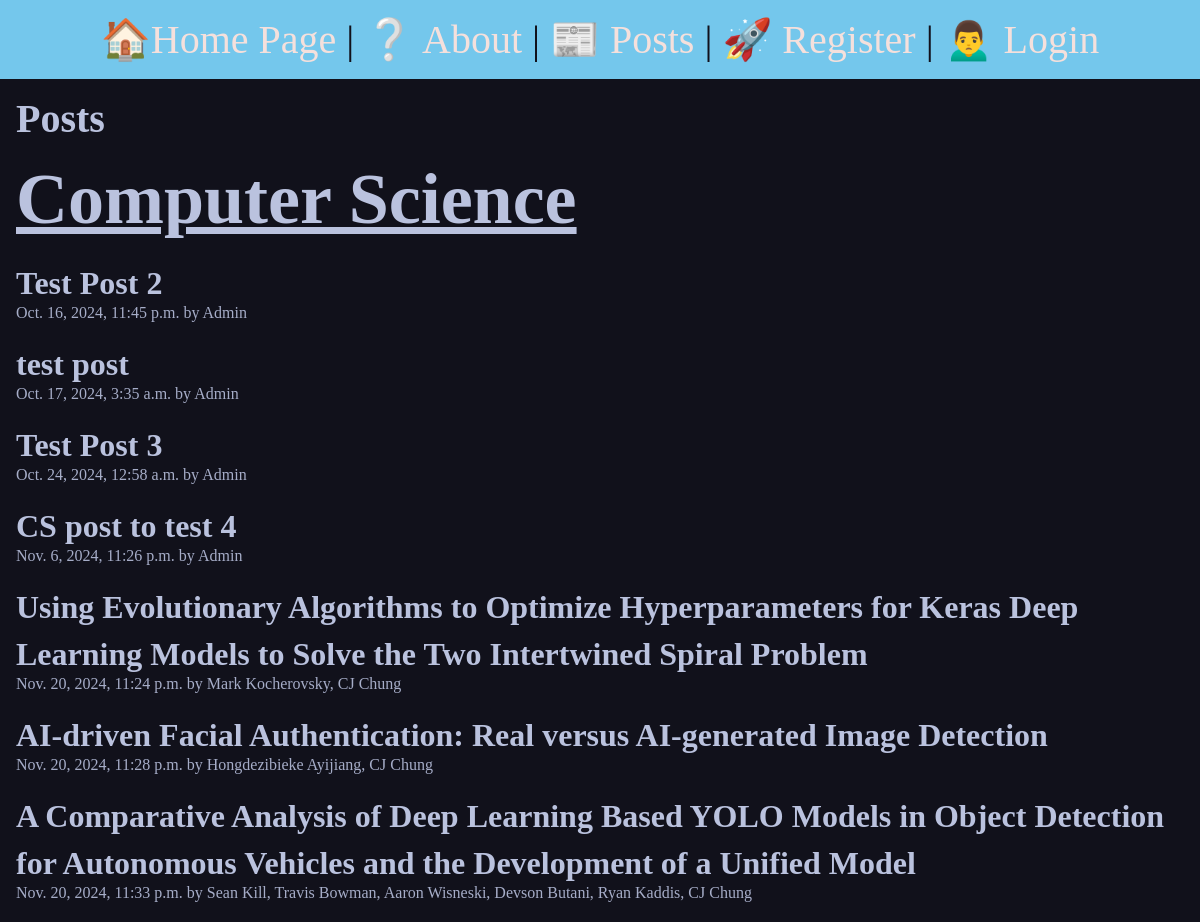
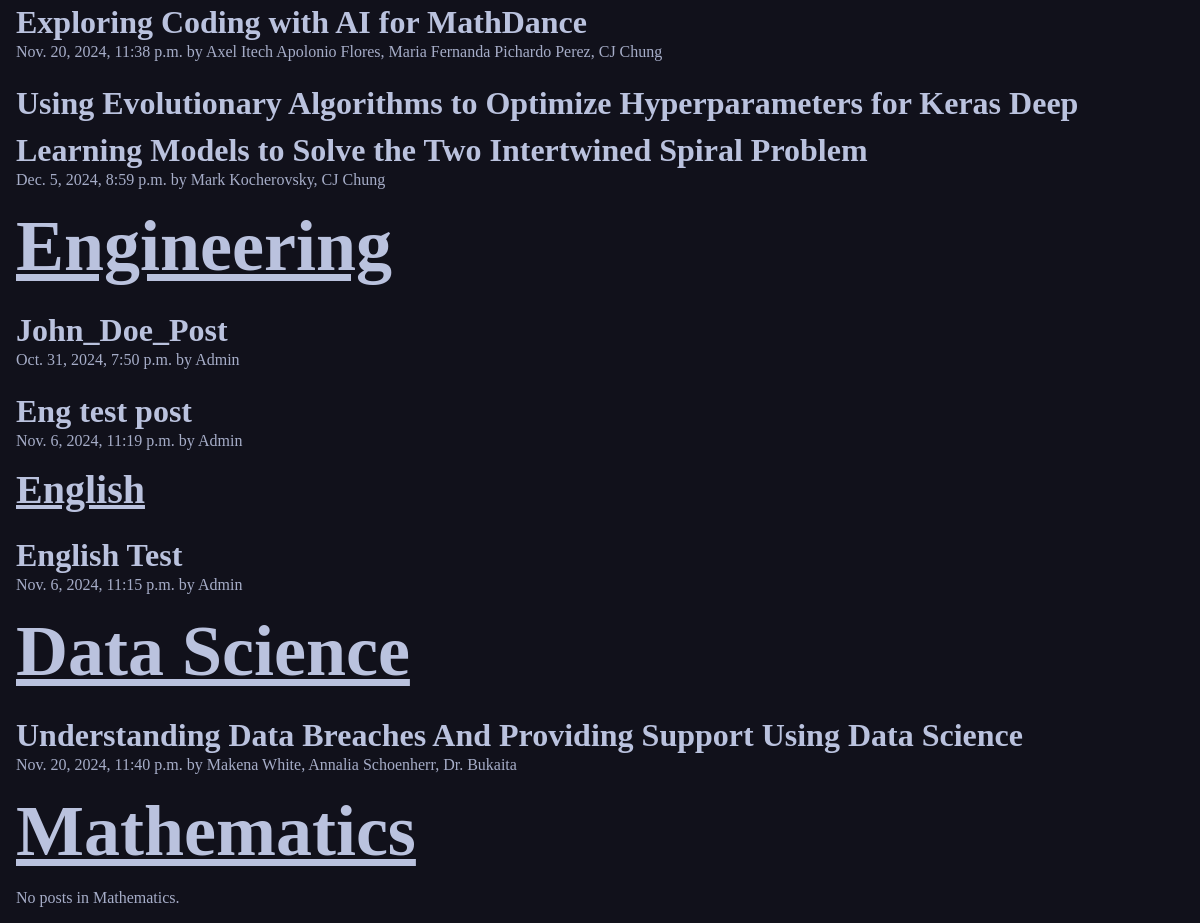
/posts/, run on the app's committed database (2 pictures, top to bottom).
### posts/models.py (models this page shows, shortened)
class Post(models.Model):
    title = models.CharField(max_length=255)
    authors = models.CharField(max_length=255, default=" ", help_text="Please use full names separated by commas")
    affiliation = models.CharField(max_length=255, default="LTU")
    keywords = models.CharField(max_length=255, default="Thesis", help_text="Please separate keywords by commas")
    abstract = models.TextField(help_text="Copy and Paste your abstract or introduction into this field")
    slug = AutoSlugField(populate_from='title', unique=True)
    subject = models.CharField(max_length=8, choices=SUBJECT_CHOICES, default='Computer Science')
    date = models.DateTimeField(auto_now_add=True)
    pdf_file = models.FileField()
    license = models.CharField(max_length=8, choices=LICENSE_CHOICES, default='CC BY')
    uploader = models.ForeignKey(User, on_delete=models.CASCADE, default=1)

### posts/views.py (the view)
# urls.py: path('', views.posts_list, name="list"),
def posts_list(request):
    cs_posts = Post.objects.filter(subject="CS")
    eng_posts = Post.objects.filter(subject="Eng")
    engl_posts = Post.objects.filter(subject="Engl")
    ds_posts = Post.objects.filter(subject="DS")
    math_posts = Post.objects.filter(subject="Math")
    return render(request, 'posts/posts_list.html', {
        'cs_posts': cs_posts,
        'eng_posts': eng_posts,
        'engl_posts': engl_posts,
        'ds_posts': ds_posts,
        'math_posts': math_posts
    })

### posts/templates/posts/posts_list.html (shortened to what this page needs)
{% extends 'layout.html' %}
{% block content %}
<section>
    <h1>Posts</h1>
    <h1 class="post_label" style="color: #bac2de; font-size: 4.5rem; text-decoration: underline;">Computer Science</h1>
    {% for post in cs_posts %}
        <article class="post">
            <h2>
                <a class="post_title" href="{% url 'posts:page' slug=post.slug %}" style="color: #bac2de; font-size: 2rem;">
                    {{ post.title }}
                </a>
            </h2>
            <p>{{ post.date }} by {{ post.authors }}</p>
        </article>
    {% empty %}
        <p>No posts in Computer Science.</p>
    {% endfor %}
    <h1 class="post_label" style="color: #bac2de; font-size: 4.5rem; text-decoration: underline;">Engineering</h1>
    {% for post in eng_posts %}
        <article class="post">
            <h2>
                <a class="post_title" href="{% url 'posts:page' slug=post.slug %}" style="color: #bac2de; font-size: 2rem;">
                    {{ post.title }}
                </a>
            </h2>
            <p>{{ post.date }} by {{ post.authors }}</p>
        </article>
    {% empty %}
        <p>No posts in Engineering.</p>
    {% endfor %}
    <h1 class="post_label">English</h1>
    {% for post in engl_posts %}
        <article class="post">
            <h2>
                <a class="post_title" href="{% url 'posts:page' slug=post.slug %}" style="color: #bac2de; font-size: 2rem;">
                    {{ post.title }}
                </a>
            </h2>
            <p>{{ post.date }} by {{ post.authors }}</p>
        </article>
    {% empty %}
        <p>No posts in English.</p>
    {% endfor %}
    <h1 class="post_label" style="color: #bac2de; font-size: 4.5rem; text-decoration: underline;">Data Science</h1>
    {% for post in ds_posts %}
        <article class="post">
            <h2>
                <a class="post_title" href="{% url 'posts:page' slug=post.slug %}" style="color: #bac2de; font-size: 2rem;">
                    {{ post.title }}
                </a>
            </h2>
            <p>{{ post.date }} by {{ post.authors }}</p>
        </article>
    {% empty %}
        <p>No posts in Data Science.</p>
    {% endfor %}
    <h1 class="post_label" style="color: #bac2de; font-size: 4.5rem; text-decoration: underline;">Mathematics</h1>
    {% for post in math_posts %}
        <article class="post">
            <h2>
                <a class="post_title" href="{% url 'posts:page' slug=post.slug %}" style="color: #bac2de; font-size: 2rem;">
                    {{ post.title }}
                </a>
            </h2>
            <p>{{ post.date }} by {{ post.authors }}</p>
            <p>{{ post.body }}</p>
        </article>
    {% empty %}
        <p>No posts in Mathematics.</p>
    {% endfor %}
</section>
{% endblock %}

### static/css/style.css (style rules this page uses)
* { margin: 0; padding: 0; box-sizing: border-box; }
body { min-height: 100vh; background-color: #11111b; color: #4c4f69; font-size: 3rem; }
section { display: flex; flex-flow: column; gap: 1rem; }
h1, h2 { font-size: 2.5rem; color: #bac2de; }
p { font-size: 1rem; color:#a6adc8; }
a { text-decoration: none; color: #f5e0dc; }
h1.post_label { color:#bac2de; font-size: 2.5rem; text-decoration: underline; }

### data on the page
Post: title "Test Post 2", date "Oct. 16, 2024, 11:45 p.m.", authors "Admin"
Post: title "test post", date "Oct. 17, 2024, 3:35 a.m.", authors "Admin"
Post: title "Test Post 3", date "Oct. 24, 2024, 12:58 a.m.", authors "Admin"
Post: title "CS post to test 4", date "Nov. 6, 2024, 11:26 p.m.", authors "Admin"
Post: title "Using Evolutionary Algorithms to Optimize Hyperparameters for Keras Deep Learning Models to Solve the Two Intertwined Spiral Problem", date "Nov. 20, 2024, 11:24 p.m.", authors "Mark Kocherovsky, CJ Chung"
Post: title "AI-driven Facial Authentication: Real versus AI-generated Image Detection", date "Nov. 20, 2024, 11:28 p.m.", authors "Hongdezibieke Ayijiang, CJ Chung"
Post: title "A Comparative Analysis of Deep Learning Based YOLO Models in Object Detection for Autonomous Vehicles and the Development of a Unified Model", date "Nov. 20, 2024, 11:33 p.m.", authors "Sean Kill, Travis Bowman, Aaron Wisneski, Devson Butani, Ryan Kaddis, CJ Chung"
Post: title "Exploring Coding with AI for MathDance", date "Nov. 20, 2024, 11:38 p.m.", authors "Axel Itech Apolonio Flores, Maria Fernanda Pichardo Perez, CJ Chung"
Post: title "Using Evolutionary Algorithms to Optimize Hyperparameters for Keras Deep Learning Models to Solve the Two Intertwined Spiral Problem", date "Dec. 5, 2024, 8:59 p.m.", authors "Mark Kocherovsky, CJ Chung"
Post: title "John_Doe_Post", date "Oct. 31, 2024, 7:50 p.m.", authors "Admin"
Post: title "Eng test post", date "Nov. 6, 2024, 11:19 p.m.", authors "Admin"
Post: title "English Test", date "Nov. 6, 2024, 11:15 p.m.", authors "Admin"
Post: title "Understanding Data Breaches And Providing Support Using Data Science", date "Nov. 20, 2024, 11:40 p.m.", authors "Makena White, Annalia Schoenherr, Dr. Bukaita"
